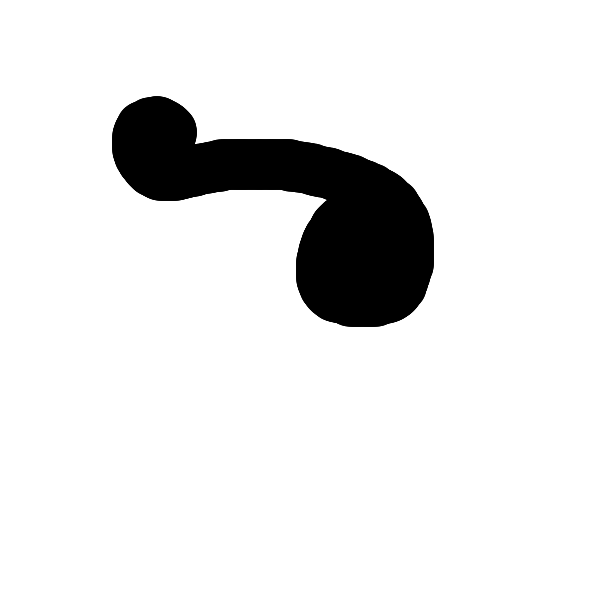
#> input picture data/art_arcs/test/blob_0.png, 600 x 600 px, found by its file name
$ python gen_arcs.py
#> lines starting #> are read from the running program, lines starting #| are printed output that depends on the picture
import matplotlib.patches
import matplotlib.pyplot as plt

from PIL import Image


def gen_quarter():
    dpi = 1
    figure, ax = plt.subplots(dpi=dpi, figsize=[600, 600])
    # arc_artist = matplotlib.patches.Arc((300,300), 200, 200, theta1=0, theta2=90, lw=200)
    arc_artist = matplotlib.patches.Arc((300,300), 200, 200, theta1=90, theta2=180, lw=200)

    ax.set_aspect('equal')
    ax.set_ylim(0, 600)
    ax.set_xlim(0, 600)
    ax.axis('off')

    ax.add_artist(arc_artist)

    plt.show(block=False)
    # plt.savefig('/home/chris/Documents/find_strings/data/hand_drawn_q_arcs/test/' + 'im_5' + '.png')


def gen_circle():
    dpi = 1
    figure, ax = plt.subplots(dpi=dpi, figsize=[600, 600])

    ax.set_aspect('equal')
    ax.set_ylim(0, 600)
    ax.set_xlim(0, 600)
    ax.axis('off')

    circle = plt.Circle((400., 400.), 100)
    ax.add_artist(circle)

    plt.show(block=False)
    plt.savefig('/home/chris/Documents/find_strings/data/art_arcs/test/' + 'im_6' + '.png')


def rot_existing():

    img = Image.open('/home/chris/Documents/find_strings/data/art_arcs/test/blob_0.png')
#> img is the input picture: PIL image 600x600 RGBA; mean R, G, B, A 231.8, 231.8, 231.8, 255
    img = img.rotate(145, expand=False, resample=2, fillcolor=255)
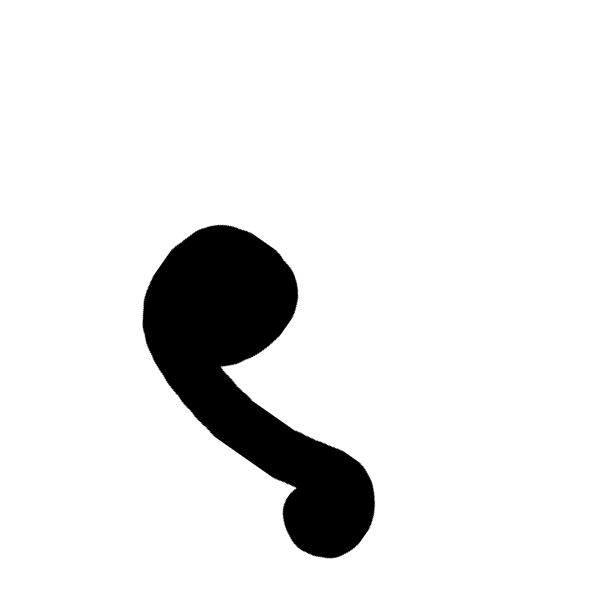
#> img: PIL image 600x600 RGBA; mean R, G, B, A 231.8, 190, 190, 213.2; transparent parts drawn white

    img.save('/home/chris/Documents/find_strings/data/art_arcs/test/' + 'blob_3' + '.png')

if __name__ == "__main__":
    # gen_quarter()
    # gen_circle()
    rot_existing()

$ run again, with data/art_arcs/test/blob_1.png copied over data/art_arcs/test/blob_0.png
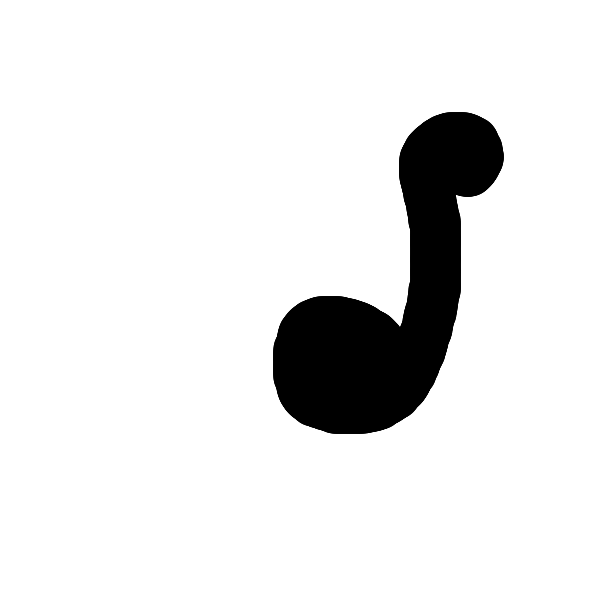
#> input picture data/art_arcs/test/blob_1.png, 600 x 600 px, found by its file name
#> in rot_existing, img is the input picture: PIL image 600x600 RGBA; mean R, G, B, A 231.8, 231.8, 231.8, 255
#> in rot_existing, `img = img.rotate(145, expand=False, resample=2, fillcolor=255)`:
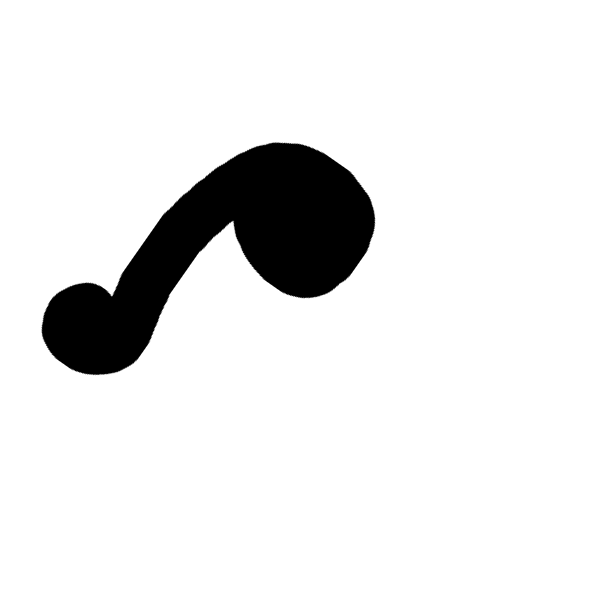
#> img: PIL image 600x600 RGBA; mean R, G, B, A 231.8, 190, 190, 213.2; transparent parts drawn white

$ run again, with data/art_arcs/test/blob_2.png copied over data/art_arcs/test/blob_0.png
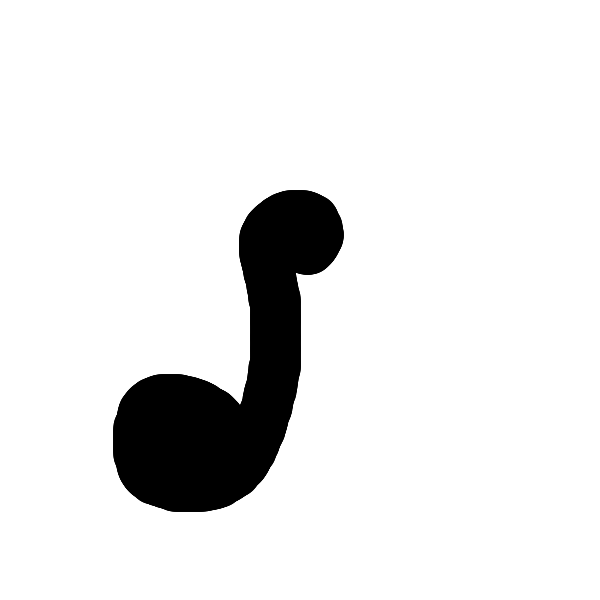
#> input picture data/art_arcs/test/blob_2.png, 600 x 600 px, found by its file name
#> in rot_existing, img is the input picture: PIL image 600x600 RGBA; mean R, G, B, A 231.8, 231.8, 231.8, 255
#> in rot_existing, `img = img.rotate(145, expand=False, resample=2, fillcolor=255)`:
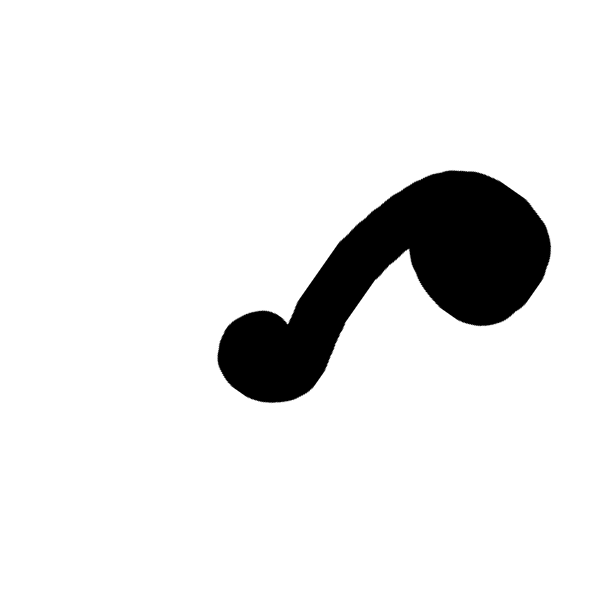
#> img: PIL image 600x600 RGBA; mean R, G, B, A 231.8, 190, 190, 213.2; transparent parts drawn white

$ run again, with data/art_arcs/test/blob_3.png copied over data/art_arcs/test/blob_0.png
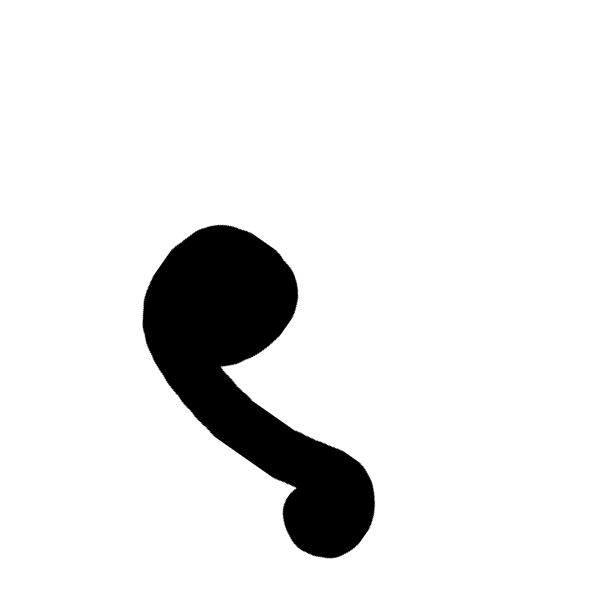
#> input picture data/art_arcs/test/blob_3.png, 600 x 600 px, found by its file name
#> in rot_existing, img is the input picture: PIL image 600x600 RGBA; mean R, G, B, A 231.8, 231.8, 231.8, 255
#> in rot_existing, `img = img.rotate(145, expand=False, resample=2, fillcolor=255)`:
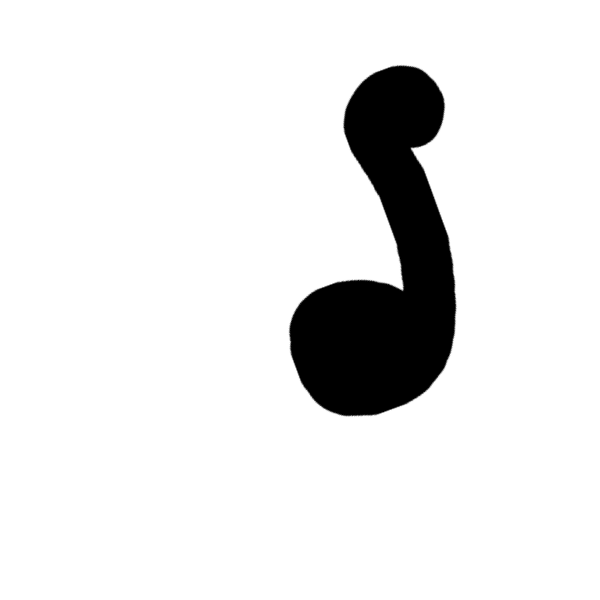
#> img: PIL image 600x600 RGBA; mean R, G, B, A 231.8, 190, 190, 213.2; transparent parts drawn white
